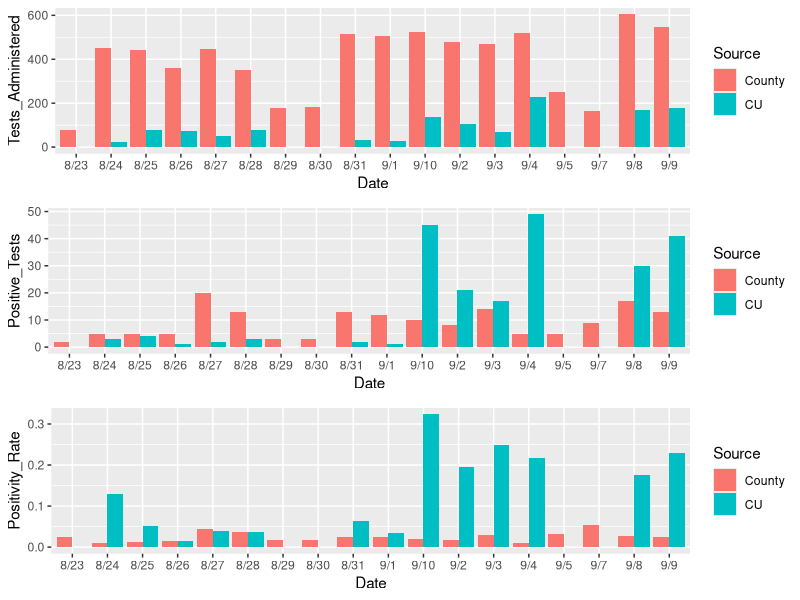
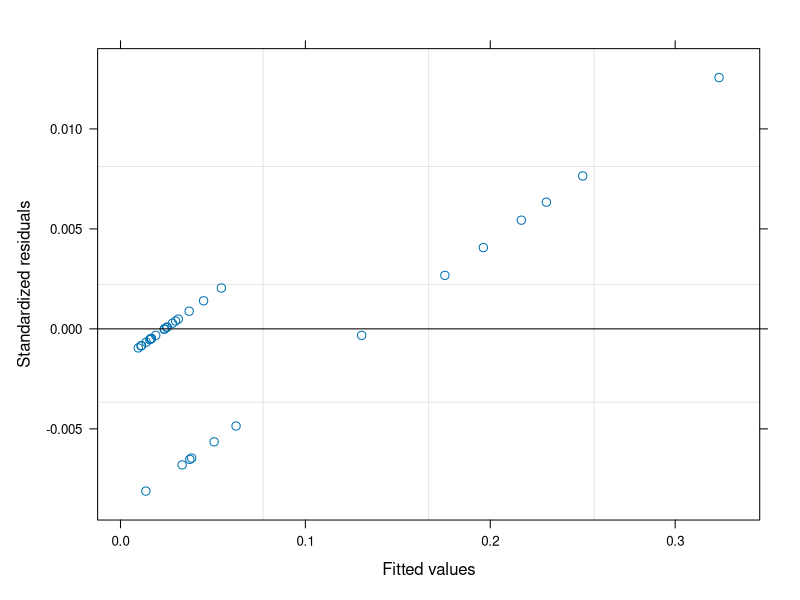
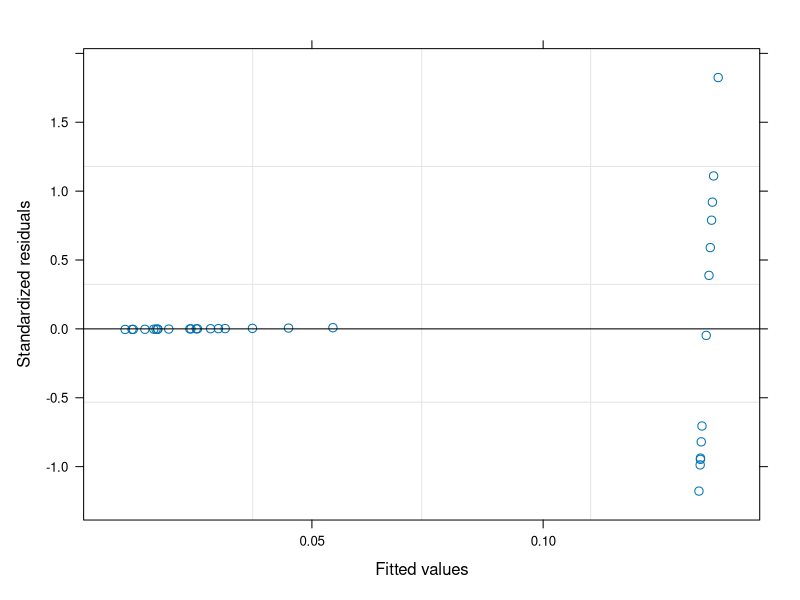
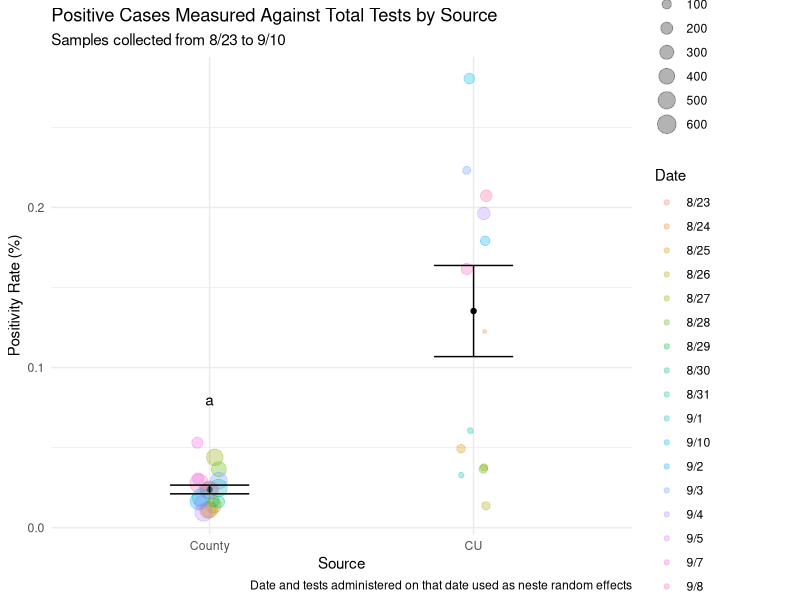

Write R code to recreate these figures, in order.
#' BioStats Covid Analysis Group Assignment

#required packages
library(tidyverse)
library(grid)
library(gridExtra)
library(nlme)

#Creating the Data
countyTests <- c(80,450,440,360,445,350,180,184,515,508,480,470,520,253,160,165,605,545,525)
countyPostive <- c(2,5,5,5,20,13,3,3,13,12,8,14,5,4,5,9,17,13,10)
cuTests <- c(NA,23,79,73,52,80,NA,NA,32,30,107,68,226,NA,NA,NA,171,178,139)
cuPositive <- c(NA, 3,4,1,2,3,NA,NA,2,1,21,17,49,NA,NA,NA,30,41,45)
dateRange <- c("8/23", "8/24","8/25","8/26", "8/27", "8/28", "8/29", "8/30", "8/31", "9/1", "9/2", "9/3", "9/4", "9/5", "9/5", "9/7", "9/8", "9/9", "9/10")

#Creating an empty data frame
dat <- data.frame(Source = rep(NA, 19*2),
                     Tests_Administered = rep(NA, 19*2),
                     Positive_Tests = rep(NA, 19*2),
                     Positivity_Rate = rep(NA, 19*2),
                     Date = rep(NA, 19*2))

#populating the data frame with data
dat[1:19, 1] <- rep("CU", 19)
dat[20:38, 1] <- rep("County", 19)
dat[1:19, 2] <- cuTests
dat[20:38, 2] <- countyTests
dat[1:19, 3] <- cuPositive
dat[20:38, 3] <- countyPostive
dat[1:19, 4] <- cuPositive/cuTests
dat[20:38, 4] <- countyPostive/countyTests
dat[1:38, 5] <- rep(dateRange, 2)

#Preliminary Visualization

#Testing by Date
tests <- ggplot(dat,aes(x = Date,y = Tests_Administered)) + 
  geom_bar(aes(fill = Source),stat = "identity",position = "dodge")


#Positive cases by date
positives <- ggplot(dat,aes(x = Date,y = Positive_Tests)) + 
  geom_bar(aes(fill = Source),stat = "identity",position = "dodge")


#Positivity by Date
rate <- ggplot(dat,aes(x = Date,y = Positivity_Rate)) + 
  geom_bar(aes(fill = Source),stat = "identity",position = "dodge")

#Aggregated Plot
caseDataMultiplot <- grid.arrange(tests, positives, rate)



#Hypothesis Testing

#filtering the data by source
countyDat <- dat %>%
  filter(Source == "County")

cuDat <- dat %>%
  filter(Source == "CU")

#Testing

#Our alpha: null is defined as the positivity rate of the county
meanCountyRate <- mean(countyDat$Positivity_Rate)

hypothesisTest <- binom.test(sum(cuDat$Positive_Tests, na.rm = T), sum(cuDat$Tests_Administered, na.rm = T), meanCountyRate, alternative = "two.sided") #does not fall within the predictions of the null (0.024 positivity) (p<.001); positivity rate at CU is 17.4% and ~ 6 times greater than that of the county

#Modeling: linear mixed-effects model using date as nested randome effect variable

modelDat <- dat %>%
  filter(!is.na(Positivity_Rate))

positivityLME <- lme(Positivity_Rate ~ Source,
                     random = ~1|Date/Tests_Administered, 
                     data = modelDat)
summary(positivityLME)

plot.lme(positivityLME)#residual variances are highly heteroskedastic

#Attempting a unequal variances model to account for heteroskedasticity in residual variances

positivityLME_uv  <- lme(Positivity_Rate ~ Source,
                                         data = modelDat,
                                         random = ~1|Date/Tests_Administered,
                                         weights = varIdent(form = ~1|Source))
                     
summary(positivityLME_uv)

plot.lme(positivityLME_uv) #much better!

#Running anova on model to see which is better to use

anova(positivityLME_uv, positivityLME) #unequal variance model is highly preferable to equal variances model across AIC, BIC, and LogLik measures

#'creating a model for plotting:

positivityLME_uv_noint  <- lme(Positivity_Rate ~ 0 + Source,
                         data = modelDat,
                         random = ~1|Date/Tests_Administered,
                         weights = varIdent(form = ~1|Source))

summary_positivityLME_uv_noint <- summary(positivityLME_uv_noint)

#'DF for important statistics (mean, se, and categories)
finalPlotDF <- data.frame(mean =  summary_positivityLME_uv_noint$tTable[,"Value"],
                          se = summary_positivityLME_uv_noint$tTable[,"Std.Error"],
                          treatment = c("County", "CU"))


#' Final Plot
finalPlot <- ggplot(finalPlotDF, aes(treatment, mean)) +
  geom_point() +
  geom_jitter(data = dat, aes(Source, log1p(Positivity_Rate), col = Date, size = Tests_Administered), width = .05, alpha = .3)+
  geom_errorbar(aes(ymin=mean-se, ymax=mean+se), width = .3) +
  labs(y = "Positivity Rate (%)",
       x = "Source",
       title = "Positive Cases Measured Against Total Tests by Source",
       subtitle = "Samples collected from 8/23 to 9/10",
       caption = "Date and tests administered on that date used as neste random effects") +
  annotate("text", 1, .08, label = "a") + 
  theme_minimal()

finalPlot

#'Closing Remarks: first thing that is evident is that the County sampled a lot more, so their numbers are going to be more accurate. Secondly, there is much more variation in the CU dataset (SD of ~.1 compared to the county's SD of ~.01); standard error for CU was greater than the County's, too (.03 vs .003, respectively). As well, modeling indicates that CU's sampling/testing methodology is related an effect size of + 11 percentage points (approximated) when compared to the positivity rate of the county; whether this is due to their sampling criteria, the behavior of the students, or some other confounding variable cannot be determined. The effect of sampling date on the SD of both the County and CU was negligible, however the number of tests administered accounted for roughly 1.2% of the variation seen in positivity rate. 





